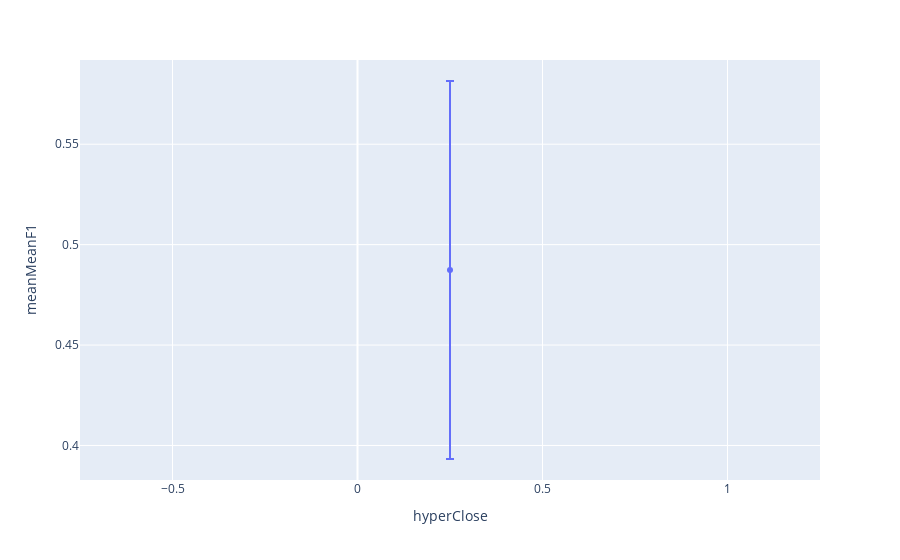

Here is the notebook cell this chart was saved with:
### Code cell
aux=hyperParams[(hyperParams.hyperThres==optimal.hyperThres)&(hyperParams.hyperDepth==optimal.hyperDepth)&
                (hyperParams.hyperDuration==optimal.hyperDuration)&(hyperParams.hyperConfidence==optimal.hyperConfidence)].reset_index(drop=True)
px.scatter(aux,x='hyperClose',y='meanMeanF1',error_y='stdMeanF1')

### Figure 1 — Plotly figure (JSON) as saved in the notebook; plotly's stock layout.template omitted (floating-point values rounded to 4 significant figures)
{"data": [{"error_y": {"array": [0.0941]}, "hovertemplate": "hyperClose=%{x}<br>meanMeanF1=%{y}<extra></extra>", "legendgroup": "", "marker": {"color": "#636efa", "symbol": "circle"}, "mode": "markers", "name": "", "orientation": "v", "showlegend": false, "type": "scatter", "x": [0.25], "xaxis": "x", "y": [0.4874], "yaxis": "y"}], "layout": {"legend": {"tracegroupgap": 0}, "margin": {"t": 60}, "xaxis": {"anchor": "y", "domain": [0, 1], "title": {"text": "hyperClose"}}, "yaxis": {"anchor": "x", "domain": [0, 1], "title": {"text": "meanMeanF1"}}}}
